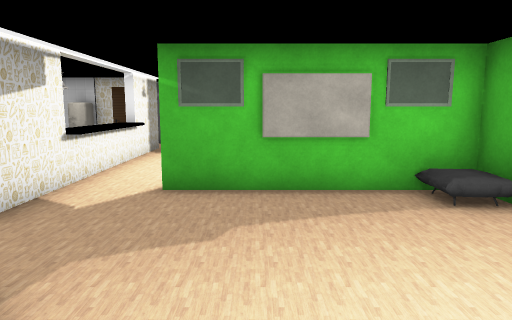
View 1 (above)

16 first-person views from a walk through a scene from a Unity 3-D project. The camera is 1.5 m above the floor, tilts 8° down and sees 70° across. The floor is counted in squares, 1 m on a side. Each view is taken from the middle of a square. On the plan, view 1 faces up. The plan holds only what a view shows up to about 16 squares ahead; the rest is blank. The place goes on beyond the plan. The player character is not drawn. Some animated figures are left out. Some surface patterns are stand-ins.

View 2
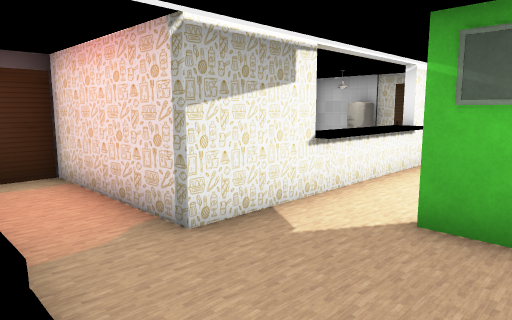

View 3
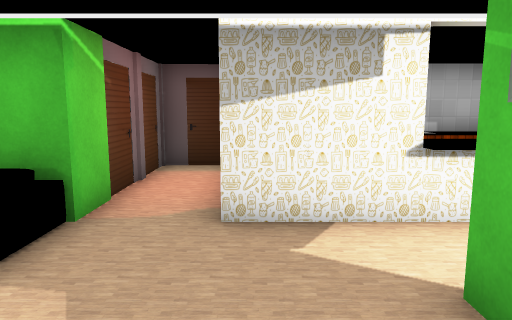

View 4
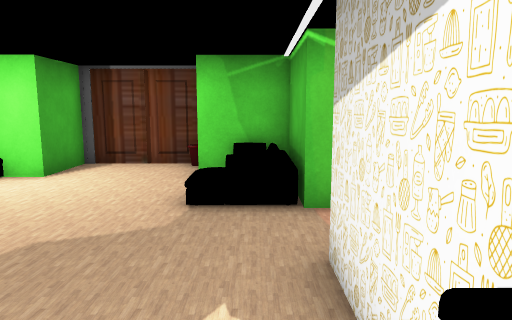

View 5
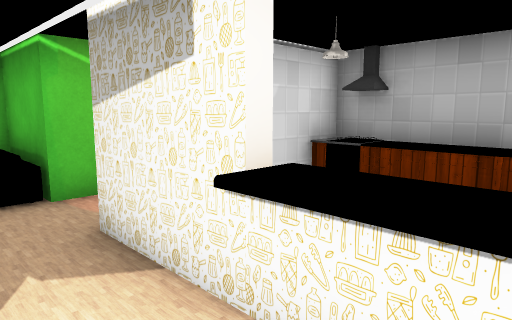

View 6
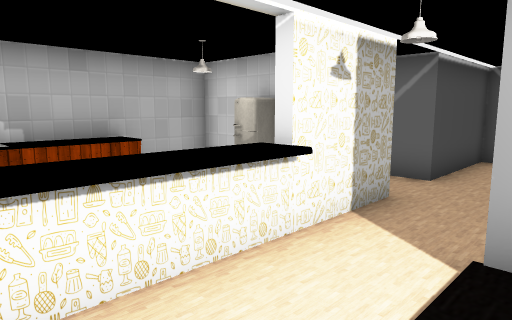

View 7
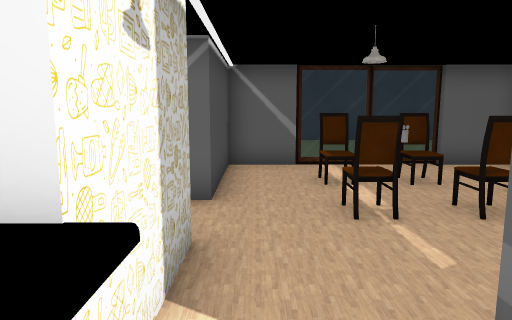

View 8
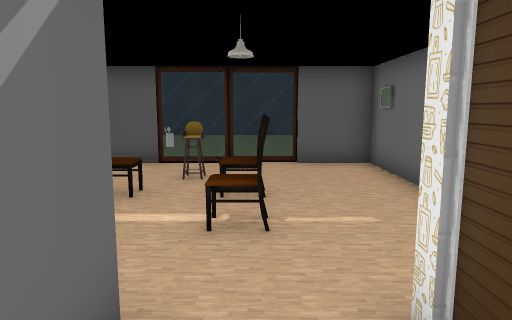

View 9
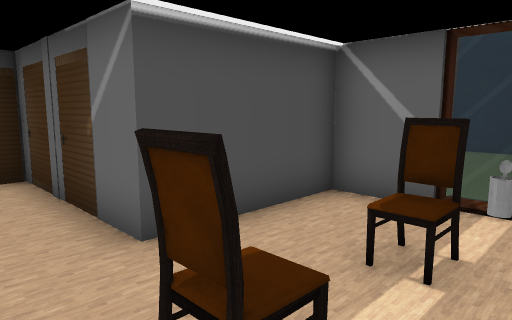

View 10
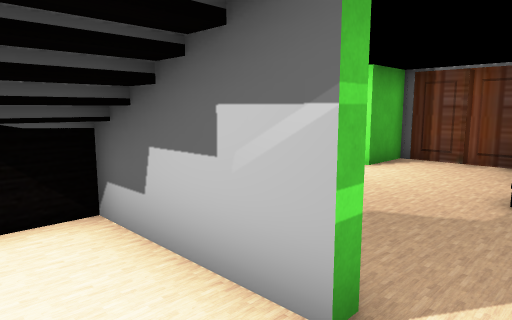

View 11
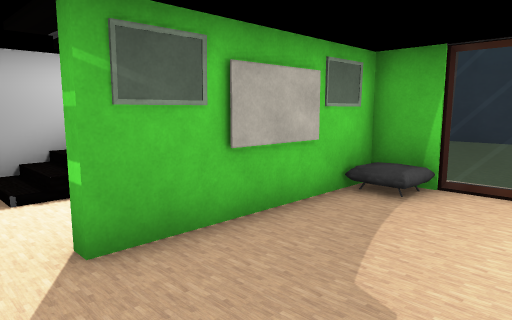

View 12
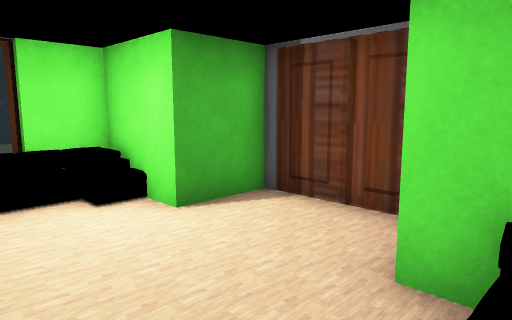

View 13
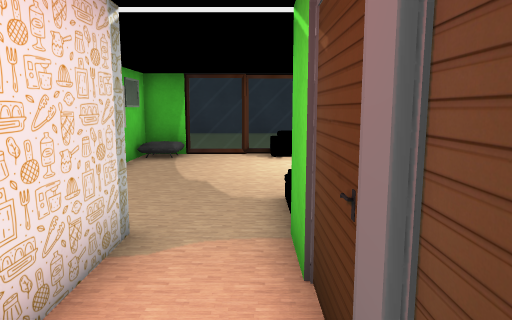

View 14
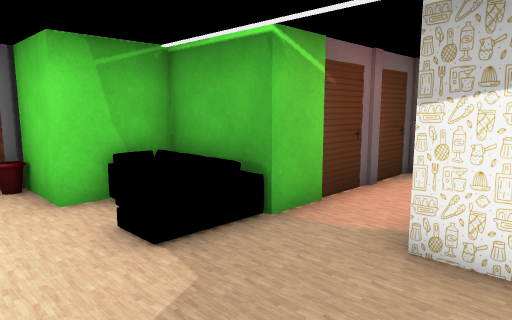

View 15
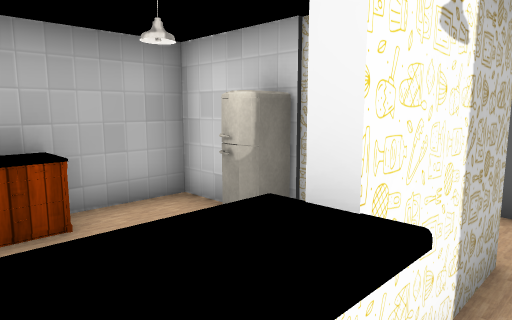

View 16
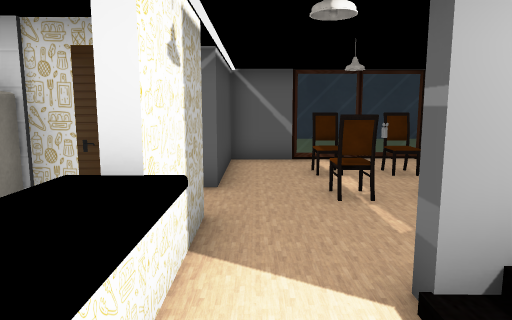

### Floor plan
Key: @ floor where view 1 was taken; # wall or solid block; . floor; / step, stairs or slope; = window, fence, low wall or low ledge; ^ raised ledge; F fridge; C chair; O other object.
Columns run from 9 left of view 1 to 4 right of it. Each row starts with its distance up from view 1.
 20      ###===###
 19      #.......#
 18      #..C....#
 17      #...C...=
 16 ######...COC.=
 15 #.......C....=
 14 ######.......=
 13 #.FF #.......#
 12 #..  #./######
 11 #O.  ^.//
 10 #O   ^.
  9 ##   ^....
  8 #O   ^....##
  7 #O   #..######
  6 #O   #......O#
  5 #O####.......=
  4 #............=
  3 #............=
  2 ######=O.....#
  1      #=......#
  0      #O#.@.###
 -1        #...#
 -2        #####

Positions as (right, up) in squares from view 1, and headings:
1: (0, 0), facing up
2: (0, 2), facing up-left
3: (1, 5), facing left
4: (-3, 8), facing down
5: (-2, 9), facing down-left
6: (-1, 8), facing up-left
7: (-3, 10), facing up
8: (-6, 15), facing right
9: (0, 14), facing up-left
10: (-3, 9), facing down-right
11: (-3, 3), facing up-right
12: (-3, 3), facing down-right
13: (-8, 3), facing right
14: (0, 6), facing down-left
15: (-3, 10), facing up-left
16: (-3, 9), facing up
